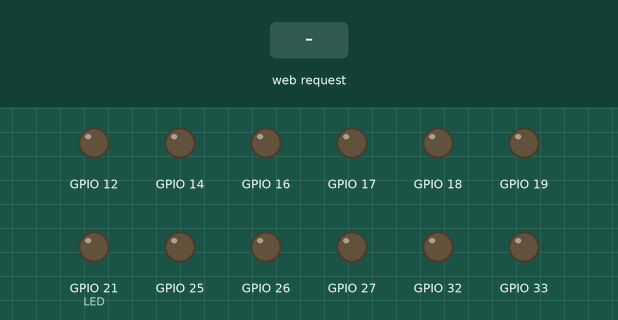
Simulated run of this sketch. Board: ESP32. Parts: output pins drawn as LEDs (lit = HIGH). The test bench sets the inputs (shaded band). WiFi joins after 1.5 s; servers stay silent unless stated; what the sketch prints to the serial monitor is not drawn.

Above: at 3.7 s.
3.8 s: HTTP request GET /forward received
At 4.8 s:
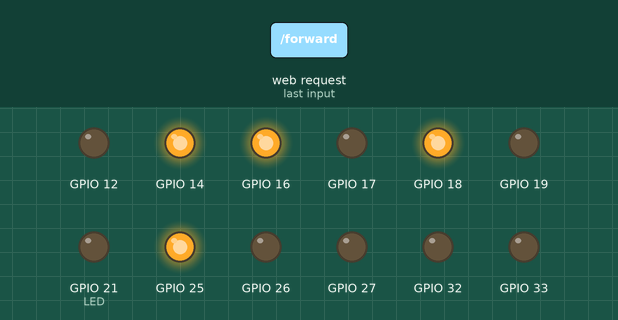
5.3 s: HTTP request GET /backward received
At 6.0 s:
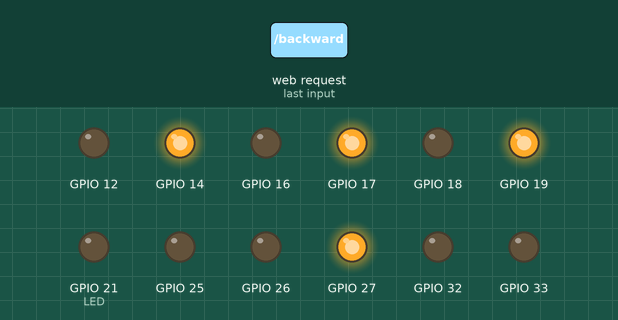
6.8 s: HTTP request GET /left received
At 7.1 s:
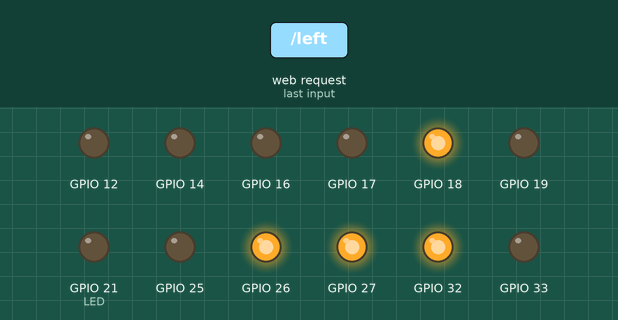
8.3 s: HTTP request GET /right received
At 9.5 s:
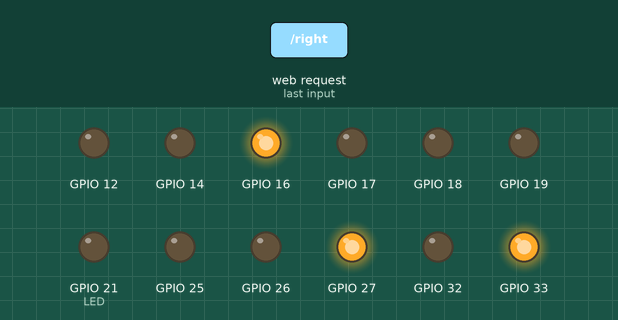
9.8 s: HTTP request GET /stop received
At 10.6 s:
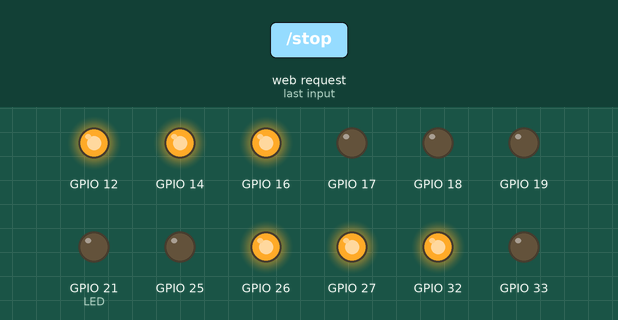
11.3 s: HTTP request GET /start received
At 11.8 s:
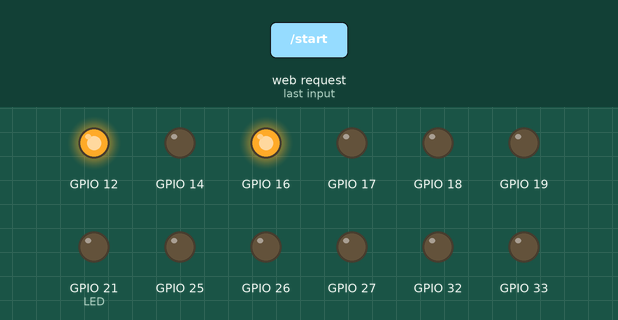
Timing chart, 0 to 13.8 s (numbered marks = the images above; inputs shaded):
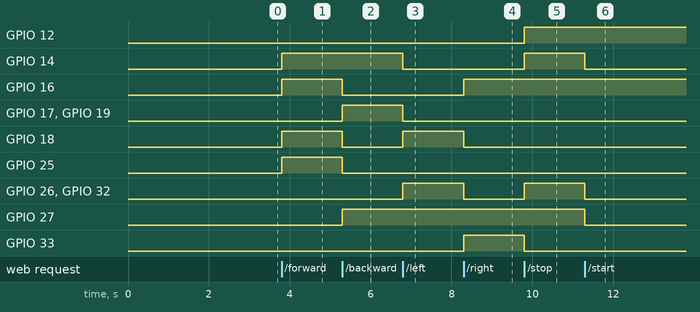

Measured:
- after the input at 3.8 s, GPIO 14, GPIO 16, GPIO 18, GPIO 25: LOW → HIGH at once
- after the input at 5.3 s, GPIO 16, GPIO 18, GPIO 25: HIGH → LOW at once; GPIO 17, GPIO 19, GPIO 27: LOW → HIGH at once
- after the input at 6.8 s, GPIO 14, GPIO 17, GPIO 19: HIGH → LOW at once; GPIO 18, GPIO 26, GPIO 32: LOW → HIGH at once
- after the input at 8.3 s, GPIO 16, GPIO 33: LOW → HIGH at once; GPIO 18, GPIO 26, GPIO 32: HIGH → LOW at once
- after the input at 9.8 s, GPIO 12, GPIO 14, GPIO 26, GPIO 32: LOW → HIGH at once; GPIO 33: HIGH → LOW at once
- after the input at 11.3 s, GPIO 14, GPIO 26, GPIO 27, GPIO 32: HIGH → LOW at once

The sketch:

wifi.ino
```cpp
#include <WiFi.h>
#include<Arduino.h>
 void sevenseg(int a,int b,int c,int d,int e,int f,int g)
{
  digitalWrite(32, a);
  digitalWrite(33, b);
  digitalWrite(25, c);
  digitalWrite(26, d);
  digitalWrite(27, e);
  digitalWrite(14, f);
  digitalWrite(12, g);
}
const char* ssid = "ASUS_X01BDA";         /*Enter Your SSID*/
const char* password = "kakukaku"; /*Enter Your Password*/

WiFiServer server(80); /* Instance of WiFiServer with port number 80 */
String request;
#define  LED 21

int LED_Status;

WiFiClient client;

void setup()
{
  Serial.begin(115200);
  pinMode(LED, OUTPUT);
  digitalWrite(LED, LOW);
  Serial.print("Connecting to: ");
  Serial.println(ssid);
  WiFi.mode(WIFI_STA);
  WiFi.begin(ssid, password);
  while(WiFi.status() != WL_CONNECTED)
  {
    Serial.print(".");
    delay(100);
  }
  Serial.print("\n");
  Serial.print("Connected to Wi-Fi ");
  Serial.println(WiFi.SSID());
  delay(1000);
  server.begin(); /* Start the HTTP web Server */
  Serial.print("Connect to IP Address: ");
  Serial.print("http://");
  Serial.println(WiFi.localIP());
   pinMode(32, OUTPUT);
   pinMode(33, OUTPUT);
   pinMode(25, OUTPUT);
   pinMode(26, OUTPUT);
   pinMode(27, OUTPUT);
   pinMode(14, OUTPUT);
   pinMode(12, OUTPUT);
   pinMode(16, OUTPUT);
   pinMode(17, OUTPUT);
   pinMode(18, OUTPUT);
   pinMode(19, OUTPUT);

}

void loop()
{
  client = server.available();
  if(!client)
  {
    return;
  }

  while (client.connected())
  {
    if (client.available())
    {
      String req = client.readStringUntil('\r');
      client.flush();
      if(req.indexOf("/forward") != -1)
      {
      Serial.println("Forward");
      sevenseg(0,0,1,0,0,1,0); //2
      digitalWrite(16,HIGH);
      digitalWrite(17,LOW);
      digitalWrite(18,HIGH);
      digitalWrite(19,LOW);
      }
      else if(req.indexOf("/backward") != -1)
      {Serial.println("Backward");
      sevenseg(0,0,0,0,1,1,0);  //3
      digitalWrite(16,LOW);
      digitalWrite(17,HIGH);
      digitalWrite(18,LOW);
      digitalWrite(19,HIGH);
      }
      else if(req.indexOf("/left") != -1)
      {Serial.println("Left");
      sevenseg(1,0,0,1,1,0,0);  //4
      digitalWrite(16,LOW);
      digitalWrite(17,LOW);
      digitalWrite(18,HIGH);
      digitalWrite(19,LOW);
      }
      else if(req.indexOf("/right") != -1)
      {Serial.println("Right");
      sevenseg(0,1,0,0,1,0,0);  //5
      digitalWrite(16,HIGH);
      digitalWrite(17,LOW);
      digitalWrite(18,LOW);
      digitalWrite(19,LOW);
      }
      else if(req.indexOf("/stop") != -1)
      {Serial.println("Stop");
      sevenseg(1,0,0,1,1,1,1); //1
      digitalWrite(16,HIGH);
      digitalWrite(17,LOW);
      digitalWrite(18,LOW);
      digitalWrite(19,LOW);
      }
      else if(req.indexOf("/start") != -1)
      {Serial.println("Start");
      sevenseg(0,0,0,0,0,0,1); //0
      digitalWrite(16,HIGH);
      digitalWrite(17,LOW);
      digitalWrite(18,LOW);
      digitalWrite(19,LOW);
      }
      else if(req.indexOf("/cross") != -1)
      {Serial.println("Cross");
      sevenseg(0,1,0,0,0,0,0);  //6
      digitalWrite(16,HIGH);
      digitalWrite(17,LOW);
      digitalWrite(18,LOW);
      digitalWrite(19,LOW);
      }
      else if(req.indexOf("/circle") != -1)
      {Serial.println("Circle");
      sevenseg(0,0,0,1,1,1,1);   //7
      digitalWrite(16,HIGH);
      digitalWrite(17,LOW);
      digitalWrite(18,LOW);
      digitalWrite(19,LOW);
      }
      else if(req.indexOf("/square") != -1)
      {Serial.println("Square");
      sevenseg(0,0,0,0,0,0,0); // 8
      digitalWrite(16,HIGH);
      digitalWrite(17,LOW);
      digitalWrite(18,LOW);
      digitalWrite(19,LOW);
      }
      else if(req.indexOf("/triangle") != -1)
      {Serial.println("Triangle");
      sevenseg(0,0,0,0,1,0,0);   //9
      digitalWrite(16,HIGH);
      digitalWrite(17,LOW);
      digitalWrite(18,LOW);
      digitalWrite(19,LOW);
      }
  }
  }
}
```
